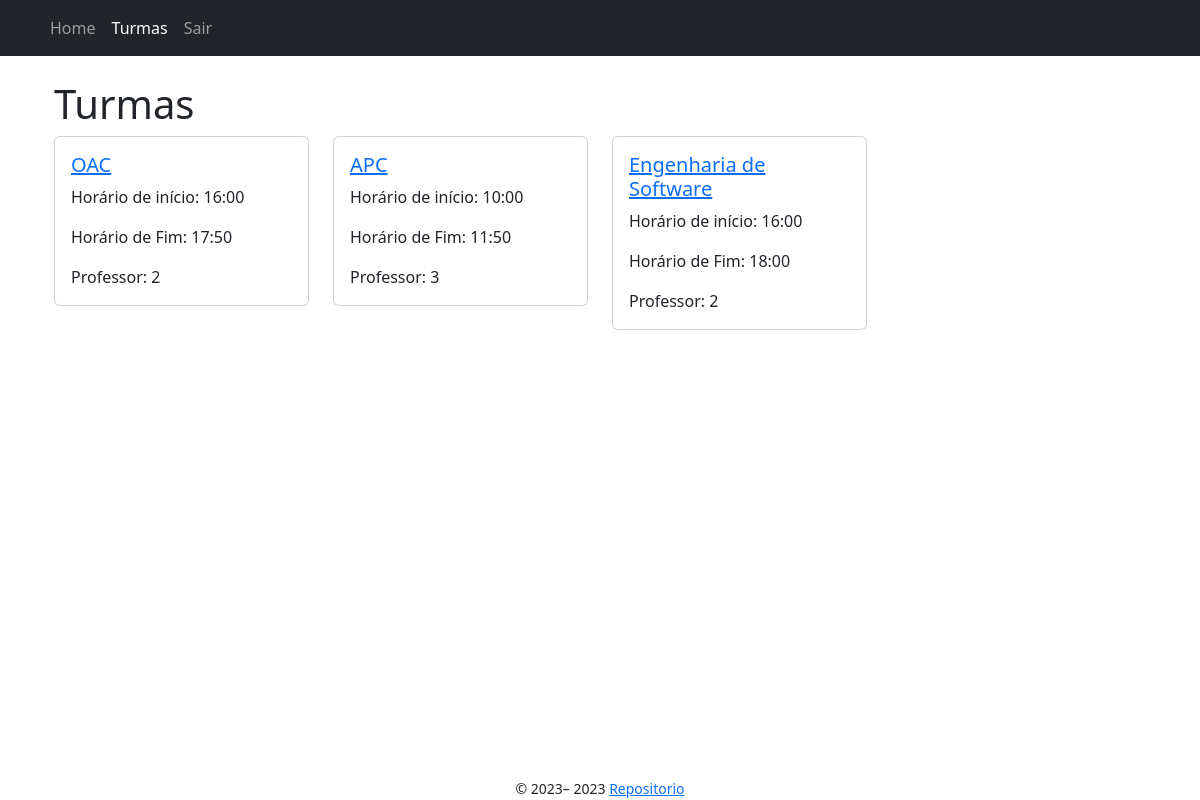
Screenshot of /turmas/ (signed in) with the database file from the repository.
### app/models/turma.py (models this page shows)
class Turma(db.Model):
    __tablename__ = "turma"
    id = db.Column(db.Integer, primary_key=True)
    nome = db.Column(db.String(100), nullable=False)
    horario_inicio = db.Column(db.Time, nullable=False)
    horario_fim = db.Column(db.Time, nullable=False)
    senha = db.Column(db.String(200), nullable=False)
    semestre = db.Column(db.Integer, nullable=False)
    professor_id = db.Column(db.Integer, db.ForeignKey(
        'professor.id'), nullable=False)
    aulas = db.relationship('Aula', backref=db.backref('turma_aulas', lazy=True)) #1 to N
    def __repr__(self) -> str:
        return "<Turma %r>" % self.id

### app/controllers/turmas_controller.py (the view)
@bp.route("/", methods=["GET"])
@login_required
def index():
    turmas = Turma.query.all()
    print(f"Turmas: {turmas}")
    return render_template("turmas/index.jinja2", turmas=turmas, user=current_user)

### app/templates/turmas/index.jinja2 (shortened to what this page needs)
{% extends "./base.jinja2" %}
{% from 'bootstrap5/utils.html' import render_icon %}
{% block head %}
    {{ super() }}
{% endblock %}
{% block content %}
    <div class="container">
        <h1>Turmas</h1>
        <div class="row row-col-1 row-cols-md-2 row-cols-lg-4">
            {% for turma in turmas %}
                <div class="col mb-4">
                    <div class="card">
                        <div class="card-body">
                            <a href="{{ url_for('turmas.show', id=turma.id) }}">
                                <h5 class="card-title">{{ turma.nome }}</h5>
                            </a>
                            <p>Horário de início: {{ turma.horario_inicio.strftime('%H:%M') }}</p>
                            <p>Horário de Fim: {{ turma.horario_fim.strftime('%H:%M') }}</p>
                            <p class="card-text">Professor: {{ turma.professor_id }}</p>
                        </div>
                    </div>
                </div>
            {% endfor %}
        </div>
    </div>
{% endblock %}

### app/static/style.css (style rules this page uses)
* { box-sizing: border-box; margin: 0; padding: 0; }
body { display: grid; min-height: 100vh; min-width: 100vw; grid-template-columns: 1fr; grid-template-rows: auto 1fr auto; grid-template-areas: "header" "main" "footer"; }

### rows the page displays
Turma: nome "OAC", horario_inicio "16:00", horario_fim "17:50", professor_id "2"
Turma: nome "APC", horario_inicio "10:00", horario_fim "11:50", professor_id "3"
Turma: nome "Engenharia de Software", horario_inicio "16:00", horario_fim "18:00", professor_id "2"

### other values shown
{{ render_nav_item("index.index", "Home") }} "Home"
{{ render_nav_item("turmas.index", "Turmas") }} "Turmas"
{{ render_nav_item("auth.logout", "Sair") }} "Sair"
